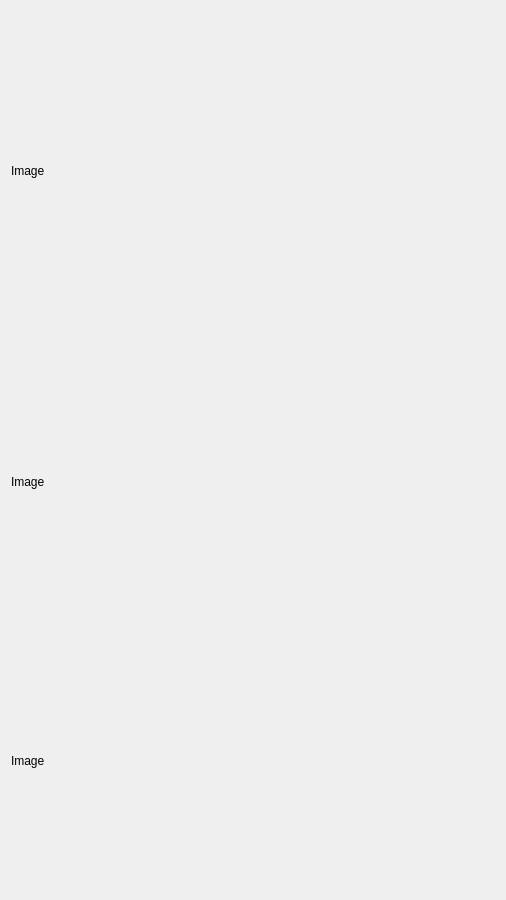
<?xml version="1.0" encoding="UTF-8"?>
<ui version="4.0">
 <class>Widget</class>
 <widget class="QWidget" name="Widget">
  <property name="geometry">
   <rect>
    <x>0</x>
    <y>0</y>
    <width>506</width>
    <height>900</height>
   </rect>
  </property>
  <property name="minimumSize">
   <size>
    <width>0</width>
    <height>900</height>
   </size>
  </property>
  <property name="windowTitle">
   <string>Dialog</string>
  </property>
  <layout class="QVBoxLayout" name="verticalLayout">
   <item>
    <widget class="QClickableLabel" name="zoomedImageLabel">
     <property name="sizePolicy">
      <sizepolicy hsizetype="Fixed" vsizetype="Fixed">
       <horstretch>0</horstretch>
       <verstretch>0</verstretch>
      </sizepolicy>
     </property>
     <property name="minimumSize">
      <size>
       <width>480</width>
       <height>320</height>
      </size>
     </property>
     <property name="maximumSize">
      <size>
       <width>480</width>
       <height>320</height>
      </size>
     </property>
     <property name="text">
      <string>Image</string>
     </property>
    </widget>
   </item>
   <item>
    <widget class="QClickableLabel" name="zoomedDepthMapLabel">
     <property name="sizePolicy">
      <sizepolicy hsizetype="Fixed" vsizetype="Fixed">
       <horstretch>0</horstretch>
       <verstretch>0</verstretch>
      </sizepolicy>
     </property>
     <property name="minimumSize">
      <size>
       <width>480</width>
       <height>320</height>
      </size>
     </property>
     <property name="maximumSize">
      <size>
       <width>480</width>
       <height>320</height>
      </size>
     </property>
     <property name="text">
      <string>Image</string>
     </property>
    </widget>
   </item>
   <item>
    <widget class="QClickableLabel" name="reconstructionLabel">
     <property name="sizePolicy">
      <sizepolicy hsizetype="Fixed" vsizetype="Fixed">
       <horstretch>0</horstretch>
       <verstretch>0</verstretch>
      </sizepolicy>
     </property>
     <property name="minimumSize">
      <size>
       <width>480</width>
       <height>256</height>
      </size>
     </property>
     <property name="maximumSize">
      <size>
       <width>480</width>
       <height>256</height>
      </size>
     </property>
     <property name="text">
      <string>Image</string>
     </property>
    </widget>
   </item>
  </layout>
 </widget>
 <customwidgets>
  <customwidget>
   <class>QClickableLabel</class>
   <extends>QLabel</extends>
   <header>qclickablelabel.h</header>
  </customwidget>
 </customwidgets>
 <resources/>
 <connections/>
</ui>
